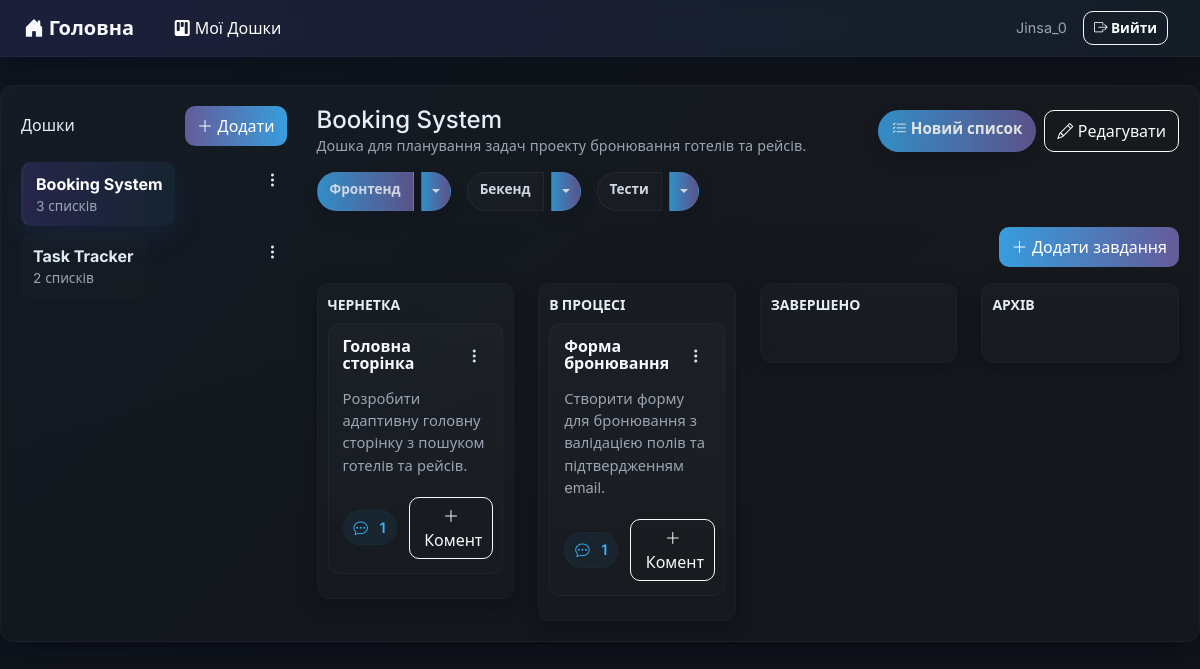
Page /main/?dashboard=5&todolist=7 (signed in) on the committed database.
### task_manager/models.py (models this page shows, shortened)
class Dashboard(models.Model):
    title =  models.CharField(max_length = 200, verbose_name = "Назва")
    description =  models.TextField(verbose_name = "Опис", blank = True)
    created_at = models.DateTimeField(auto_now_add = True)
    created_by = models.ForeignKey(User, on_delete = models.CASCADE, related_name='dashboards', verbose_name = "Автор")
    members = models.ManyToManyField(User, related_name="shared_dashboards", blank=True, verbose_name = "Учасники")
    class Meta:
        verbose_name = "Дошка"
        verbose_name_plural = "Дошки"

class TodoList(models.Model):
    dashboard = models.ForeignKey(Dashboard, on_delete = models.CASCADE, related_name= 'todolists', verbose_name = "Дошка")
    title =  models.CharField(max_length = 200, verbose_name = "Назва")
    description =  models.TextField(verbose_name = "Опис", blank = True)
    created_at = models.DateTimeField(auto_now_add = True)
    important = models.BooleanField(default = False, verbose_name = "Важливість")
    created_by = models.ForeignKey(User, on_delete = models.CASCADE, related_name= 'todolists', verbose_name = "Автор")
    class Meta:
        verbose_name = "Список завдань"
        verbose_name_plural = "Списки завдань"

class Task(models.Model):
    todolist = models.ForeignKey(TodoList, on_delete = models.CASCADE, related_name= 'tasks', verbose_name = "Список завдань")
    title = models.CharField(max_length = 200, verbose_name = "Назва")
    content = models.TextField(verbose_name = "Контент", blank = True)
    status = models.CharField(max_length = 20, verbose_name = "Статус", default = 'draft', choices = [
    ('draft', 'Чернетка'),
    ('in_progress', 'В процесі'),
    ('completed', 'Завершено'),
    ('archived', 'Архів')
    ])
    priority = models.CharField(max_length = 10, verbose_name = "Приорітет", default = 'low', choices = [
    ('low', 'Низький'),
    ('medium', 'Середній'),
    ('high', 'Високий'),
    ('urgent', 'Терміновий')
    ])
    deadline = models.DateField(null=True, blank=True, verbose_name = "Дедлайн")
    created_at = models.DateTimeField(auto_now_add = True, verbose_name = "Створено в")
    updated_at = models.DateTimeField(auto_now = True, verbose_name = "Оновлено в")
    created_by = models.ForeignKey(User, on_delete = models.CASCADE, related_name= 'tasks', verbose_name = "Автор")
    class Meta:
        verbose_name = "Завдання"
        verbose_name_plural = "Завдання"

### task_manager/views.py (the view)
# urls.py: path("main/", MainPageView.as_view(), name="main"),
class MainPageView(TaskAccessMixin ,LoginRequiredMixin, ListView):
    model = Task
    template_name = "main/main.html"
    context_object_name = "tasks"
    def get_queryset(self):
        qs = super().get_queryset()
        dashboard_pk = self.request.GET.get("dashboard")
        todolist_pk = self.request.GET.get("todolist")
        if dashboard_pk:
            qs = qs.filter(todolist__dashboard_id=dashboard_pk)
        if todolist_pk:
            qs = qs.filter(todolist_id=todolist_pk)
        return qs
    def get_context_data(self, **kwargs):
        context = super().get_context_data(**kwargs)
        dashboards_qs = Dashboard.objects.filter(
            Q(created_by=self.request.user) | Q(members=self.request.user)
        ).distinct()
        context["dashboards"] = dashboards_qs
        dashboard_pk = self.request.GET.get("dashboard")
        todolist_pk = self.request.GET.get("todolist")
        if dashboard_pk:
            dashboard = get_object_or_404(dashboards_qs, pk=dashboard_pk)
            context["selected_dashboard"] = dashboard
            context["todolists"] = dashboard.todolists.all()
        else:
            context["selected_dashboard"] = None
            context["todolists"] = []
        if todolist_pk:
            todolist = get_object_or_404(
                TodoList.objects.filter(dashboard__in=dashboards_qs),
                pk=todolist_pk
            )
            context["selected_todolist"] = todolist
        else:
            context["selected_todolist"] = None
        context["columns"] = {
            "draft": "Чернетка",
            "in_progress": "В процесі",
            "completed": "Завершено",
            "archived": "Архів"
        }
        return context

### task_manager/templates/main/main.html (shortened to what this page needs)
{% extends "base.html" %}
{% block content %}
<div class="row gx-4">
  <aside class="col-lg-3 sidebar">
    <div class="d-flex justify-content-between align-items-center mb-3">
      <h6 class="mb-0">Дошки</h6>
      <a href="{% url 'dashboard_create' %}" class="btn" style="background:linear-gradient(90deg,var(--soft-accent-1),var(--soft-accent-2)); color:#fff; border:none; padding:8px 12px; border-radius:10px;">
        <i class="bi bi-plus-lg"></i>&nbsp;Додати
      </a>
    </div>
    <nav class="boards-list">
      {% for d in dashboards %}
        <div class="d-flex align-items-start justify-content-between">
          <a class="list-item {% if selected_dashboard and d.pk == selected_dashboard.pk %}active{% endif %}" href="?dashboard={{ d.pk }}">
            <div>
              <div style="font-weight:700; white-space:nowrap; overflow:hidden; text-overflow:ellipsis; max-width:200px;">{{ d.title }}</div>
              <div class="meta">{{ d.todolists.count }} списків</div>
            </div>
          </a>
          <div class="ms-2">
            <div class="dropdown">
              <button class="action-dot" data-bs-toggle="dropdown" aria-expanded="false" title="Дії">
                <i class="bi bi-three-dots-vertical"></i>
              </button>
            </div>
          </div>
        </div>
      {% empty %}
        <div class="muted">Пусто — створи першу дошку</div>
      {% endfor %}
    </nav>
  </aside>
  <section class="col-lg-9">
    {% if selected_dashboard %}
      <div class="d-flex align-items-center justify-content-between mb-3">
        <div>
          <h4 class="mb-0">{{ selected_dashboard.title }}</h4>
          <div class="muted" style="font-size:0.9rem;">{{ selected_dashboard.description|default:"Опис відсутній" }}</div>
        </div>
        <div class="d-flex gap-2">
          <a href="{% url 'todolist_create' dashboard_pk=selected_dashboard.pk %}" class="btn btn-filter" style="background:linear-gradient(90deg,var(--soft-accent-2),var(--soft-accent-1)); color:#fff; border:none;">
            <i class="bi bi-list-check"></i>&nbsp;Новий список
          </a>
          <a href="{% url 'dashboard_edit' dashboard_pk=selected_dashboard.pk %}" class="btn btn-outline-light" style="border-radius:10px; padding:8px 12px;">
            <i class="bi bi-pencil"></i>&nbsp;Редагувати
          </a>
        </div>
      </div>
      <div class="lists-row mb-3">
        {% for tl in todolists %}
          <div class="d-flex align-items-center">
            <div class="btn-group" role="group">
              <a href="?dashboard={{ selected_dashboard.pk }}&todolist={{ tl.pk }}"
                 class="btn btn-filter {% if selected_todolist and tl.pk == selected_todolist.pk %}btn-primary{% else %}btn-outline-light{% endif %}">
                {{ tl.title|truncatechars:30 }}
              </a>
              <button type="button" class="btn btn-filter btn-toggle dropdown-toggle dropdown-toggle-split" data-bs-toggle="dropdown" aria-expanded="false" style="padding:8px 10px;">
              </button>
            </div>
          </div>
        {% empty %}
          <div class="muted">Немає списків</div>
        {% endfor %}
      </div>
      {% if selected_todolist %}
        <div class="d-flex justify-content-end mb-3">
          <a href="{% url 'task_create' dashboard_pk=selected_dashboard.pk todolist_pk=selected_todolist.pk %}"
             class="btn" style="background:linear-gradient(90deg,var(--soft-accent-2),var(--soft-accent-1)); color:#fff; border:none; border-radius:10px; padding:8px 12px;">
            <i class="bi bi-plus-lg"></i>&nbsp;Додати завдання
          </a>
        </div>
        <div class="row gy-3">
          {% for key, col_title in columns.items %}
            <div class="col-md-6 col-lg-3">
              <div class="board-column">
                <div class="d-flex justify-content-between align-items-center mb-2">
                  <div class="fw-bold small text-uppercase">{{ col_title }}</div>
                </div>
                {% for task in tasks %}
                  {% if task.status == key %}
                    <div class="task-card">
                      <div class="d-flex justify-content-between align-items-start mb-2">
                        <a href="{% url 'task_detail' dashboard_pk=selected_dashboard.pk todolist_pk=selected_todolist.pk task_pk=task.pk %}" class="text-decoration-none flex-grow-1 me-2">
                          <div class="task-title">{{ task.title|truncatechars:90 }}</div>
                        </a>
                        <div class="dropdown">
                          <button class="action-dot" data-bs-toggle="dropdown" aria-expanded="false" title="Дії">
                            <i class="bi bi-three-dots-vertical"></i>
                          </button>
                        </div>
                      </div>
                      <a href="{% url 'task_detail' dashboard_pk=selected_dashboard.pk todolist_pk=selected_todolist.pk task_pk=task.pk %}" class="text-decoration-none">
                        <div class="task-desc">{{ task.content|truncatechars:220 }}</div>
                      </a>
                      <div class="card-actions">
                        <a href="{% url 'task_detail' dashboard_pk=selected_dashboard.pk todolist_pk=selected_todolist.pk task_pk=task.pk %}" class="comment-badge">
                          <i class="bi bi-chat-dots"></i>&nbsp;{{ task.comments.count }}
                        </a>
                        <div class="d-flex gap-2">
                          <a href="{% url 'comment_create' dashboard_pk=selected_dashboard.pk todolist_pk=selected_todolist.pk task_pk=task.pk %}" class="btn btn-outline-light" style="border-radius:10px; padding:6px 10px;">
                            <i class="bi bi-plus-lg"></i>&nbsp;Комент
                          </a>
                        </div>
                      </div>
                    </div>
                  {% endif %}
                {% endfor %}
              </div>
            </div>
          {% endfor %}
        </div>
      {% else %}
        <div class="muted">Оберіть список, щоб побачити завдання.</div>
      {% endif %}
    {% endif %}
  </section>
</div>
{% endblock %}

### task_manager/templates/base.html (shortened to what this page needs)
{% load static %}
<!DOCTYPE html>
<html lang="uk">
<head>
  <link href="https://cdn.jsdelivr.net/npm/bootstrap@5.3.0/dist/css/bootstrap.min.css" rel="stylesheet">
  <link href="https://cdn.jsdelivr.net/npm/bootstrap-icons@1.10.5/font/bootstrap-icons.css" rel="stylesheet">
  <link href="{% static "css/style.css" %}" rel="stylesheet">
</head>
<body>
  <nav class="navbar navbar-expand-lg navbar-app py-2 px-4">
    <a class="navbar-brand fw-bold" href="{% url 'main' %}">
      <i class="bi bi-house-door-fill"></i>&nbsp;Головна
    </a>
    <ul class="navbar-nav ms-3">
      <li class="nav-item">
        <a class="nav-link" style="color: #ffffff;" href="{% url 'dashboard_list' %}">
          <i class="bi bi-kanban-fill"></i>&nbsp;Мої Дошки
        </a>
      </li>
    </ul>
    <div class="ms-auto d-flex align-items-center">
      {% if user.is_authenticated %}
        {% if dashboard %}
          <div class="nav-left-muted d-none d-md-block">Поточна дошка:</div>
          <div class="nav-left-muted d-none d-md-block me-3 fw-semibold">{{ dashboard.title }}</div>
        {% else %}
          <div class="nav-left-muted d-none d-md-block me-3">{{ request.user.username }}</div>
        {% endif %}
        <form method="post" action="{% url 'logout' %}" class="d-inline me-2">
          <button type="submit" class="btn btn-outline-light nav-btn">
            <i class="bi bi-box-arrow-right"></i>&nbsp;Вийти
          </button>
        </form>
      {% endif %}
    </div>
  </nav>
  <main class="app-shell">
    {% block content %}{% endblock %}
  </main>
</body>
</html>

### rows in the picture
Dashboard: title "Booking System", todolists.count "3", description "Дошка для планування задач проекту бронювання готелів та рейсів."
Dashboard: title "Task Tracker", todolists.count "2"
TodoList: title "Фронтенд"
TodoList: title "Бекенд"
TodoList: title "Тести"
Task: title "Головна сторінка", content "Розробити адаптивну головну сторінку з пошуком готелів та рейсів.", comments.count "1"
Task: title "Форма бронювання", content "Створити форму для бронювання з валідацією полів та підтвердженням email.", comments.count "1"

### other values in the picture
{{ request.user.username }} "Jinsa_0"
{{ col_title }} "ЧЕРНЕТКА" "В ПРОЦЕСІ" "ЗАВЕРШЕНО" "АРХІВ"
